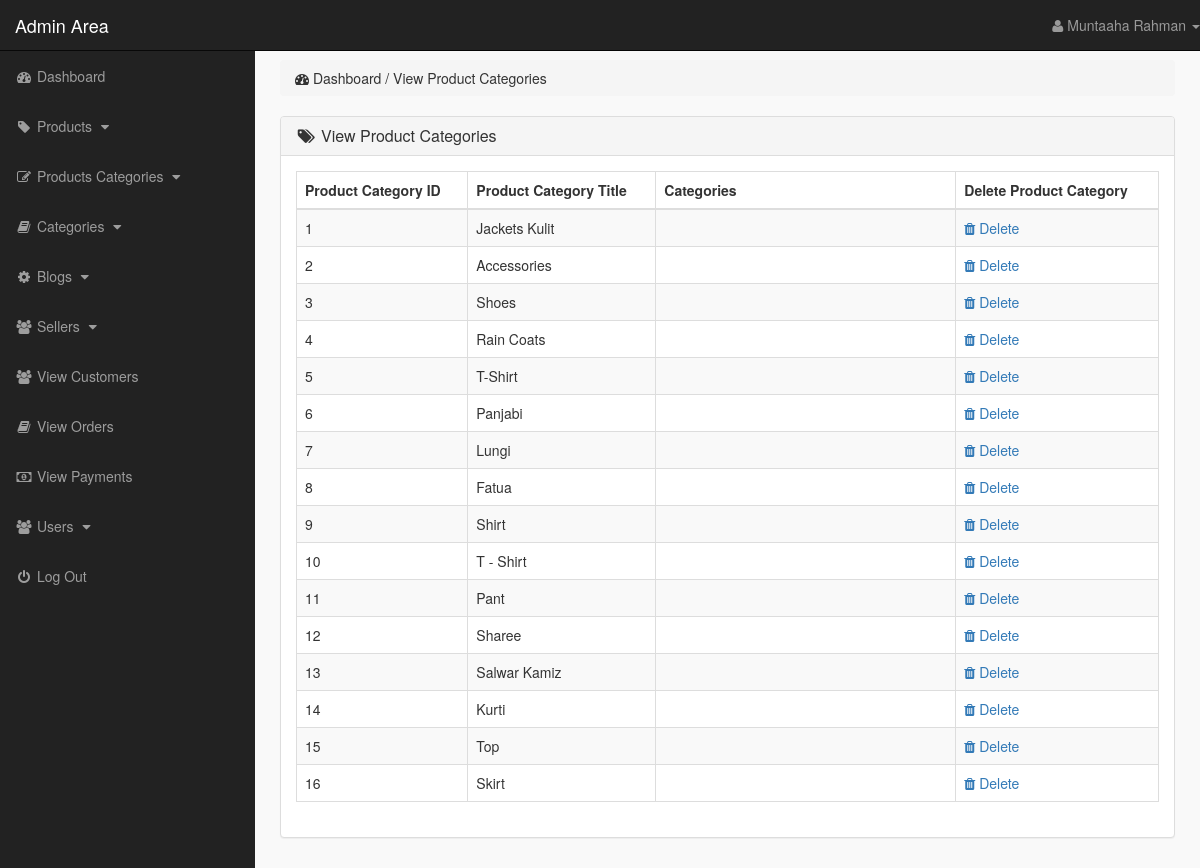
The page /admin_area/index.php?view_p_cats (signed in) on the database as committed earlier.
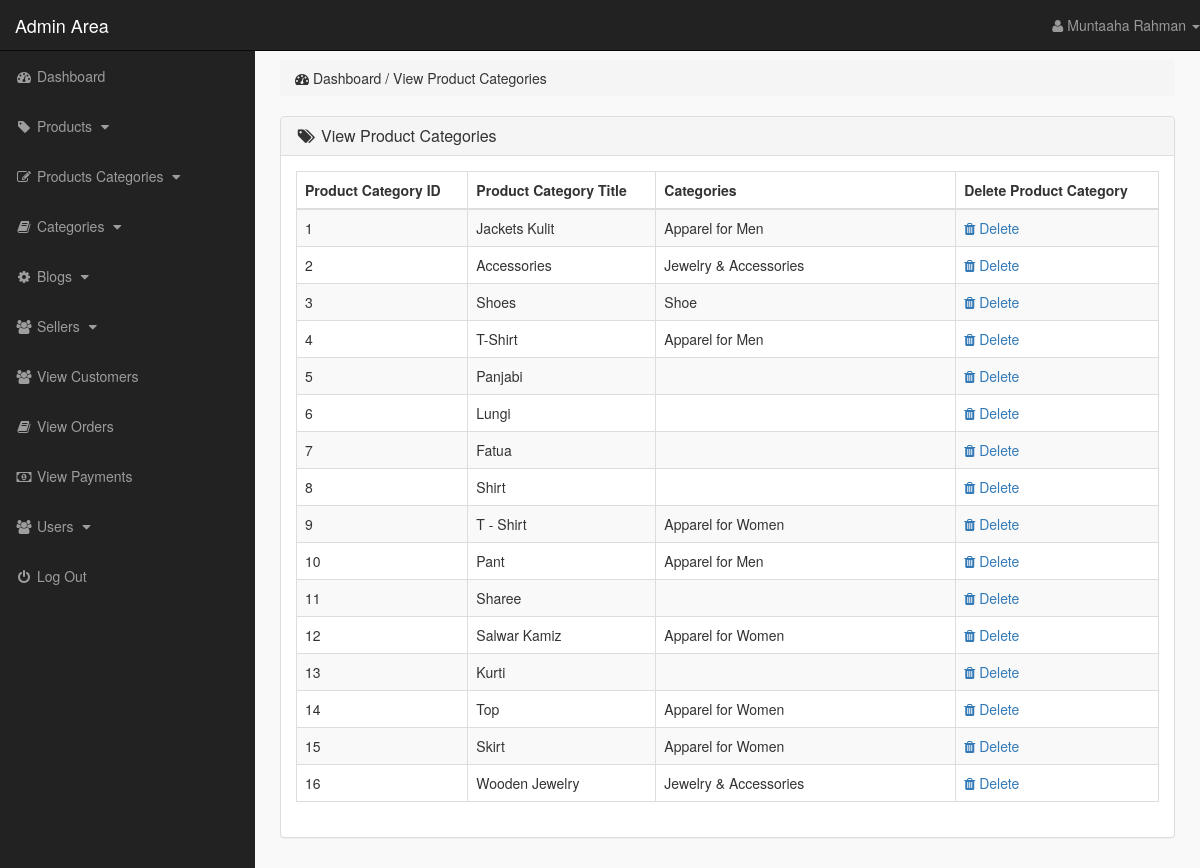
The same page on the database as committed later.
### tables this page shows
CREATE TABLE `product_categories` (
  `p_cat_id` int(10) NOT NULL,
  `p_cat_title` text NOT NULL,
  `categories` varchar(200) NOT NULL,
  `seller` int(111) NOT NULL
);

### admin_area/view_p_cats.php (the view)
<?php
    if(!isset($_SESSION['admin_email'])){
        echo "<script>window.open('login.php','_self')</script>";
    }else{
?>
<div class="row">
    <div class="col-lg-12">
        <ol class="breadcrumb">
            <li>
                <i class="fa fa-dashboard"></i> Dashboard / View Product Categories
            </li>
        </ol>
    </div>
</div>
<div class="row">
    <div class="col-lg-12">
        <div class="panel panel-default">
            <div class="panel-heading">
                <h3 class="panel-title">
                    <i class="fa fa-tags fa-fw"></i> View Product Categories
                </h3>
            </div>
            <div class="panel-body">
                <div class="table-responsive">
                    <table class="table table-hover table-striped table-bordered">
                        <thead>
                            <tr>
                                <th> Product Category ID </th>
                                <th> Product Category Title </th>
                                <th> Categories </th>
                                <th> Delete Product Category </th>
                            </tr>
                        </thead>
                        <tbody>
                            <?php
                                $i=0;
                                $get_p_cats = "select * from product_categories";
                                $run_p_cats = mysqli_query($con,$get_p_cats);
                                while($row_p_cats=mysqli_fetch_array($run_p_cats)){
                                    $p_cat_id = $row_p_cats['p_cat_id'];
                                    $p_cat_title = $row_p_cats['p_cat_title'];
                                    $categories = $row_p_cats['categories'];
                                    $i++;
                            ?>
                            <tr>
                                <td> <?php echo $i; ?> </td>
                                <td> <?php echo $p_cat_title; ?> </td>
                                <td width="300"> <?php echo $categories; ?> </td>
                                <td>
                                    <a href="index.php?delete_p_cat= <?php echo $p_cat_id; ?> ">
                                        <i class="fa fa-trash"></i> Delete
                                    </a>
                                </td>
                            </tr>
                            <?php } ?>
                        </tbody>
                    </table>
                </div>
            </div>
        </div>
    </div>
</div>
<?php } ?>

### admin_area/index.php (shortened to what this page needs)
<?php
    include("includes/db.php");
        $admin_session = $_SESSION['admin_email'];
        $get_admin = "select * from admins where admin_email='$admin_session'";
        $run_admin = mysqli_query($con,$get_admin);
        $row_admin = mysqli_fetch_array($run_admin);
        $admin_name = $row_admin['admin_name'];
?>
<!DOCTYPE html>
<html lang="en">
<head>
    <link rel="stylesheet" href="css/bootstrap-337.min.css">
    <link rel="stylesheet" href="font-awsome/css/font-awesome.min.css">
    <link rel="stylesheet" href="css/style.css">
</head>
<body>
    <div id="wrapper">
       <?php include("includes/sidebar.php"); ?>
        <div id="page-wrapper">
            <div class="container-fluid">
                <?php
                    if(isset($_GET['dashboard'])){
                        include("dashboard.php");
                }   if(isset($_GET['insert_product'])){
                        include("insert_product.php");
                }   if(isset($_GET['view_products'])){
                        include("view_products.php");
                }   if(isset($_GET['delete_product'])){
                        include("delete_product.php");
                }   if(isset($_GET['edit_product'])){
                        include("edit_product.php");
                }   if(isset($_GET['insert_p_cat'])){
                        include("insert_p_cat.php");
                }   if(isset($_GET['view_p_cats'])){
                        include("view_p_cats.php");
                }   if(isset($_GET['delete_p_cat'])){
                        include("delete_p_cat.php");
                }   if(isset($_GET['edit_p_cat'])){
                        include("edit_p_cat.php");
                }   if(isset($_GET['insert_cat'])){
                        include("insert_cat.php");
                }   if(isset($_GET['view_cats'])){
                        include("view_cats.php");
                }   if(isset($_GET['edit_cat'])){
                        include("edit_cat.php");
                }   if(isset($_GET['delete_cat'])){
                        include("delete_cat.php");
                }   if(isset($_GET['insert_slide'])){
                        include("insert_slide.php");
                }   if(isset($_GET['view_slides'])){
                        include("view_slides.php");
                }   if(isset($_GET['delete_slide'])){
                        include("delete_slide.php");
                }   if(isset($_GET['edit_slide'])){
                        include("edit_slide.php");
                }   if(isset($_GET['view_customers'])){
                        include("view_customers.php");
                }   if(isset($_GET['delete_customer'])){
                        include("delete_customer.php");
                }	if(isset($_GET['request_approval'])){
                        include("request_approval.php");
                }	if(isset($_GET['approve_seller'])){
                        include("approve_seller.php");
                }	if(isset($_GET['reject_seller'])){
                        include("reject_seller.php");
                }	if(isset($_GET['view_sellers'])){
                        include("view_sellers.php");
                }   if(isset($_GET['view_orders'])){
                        include("view_orders.php");
                }   if(isset($_GET['delete_order'])){
                        include("delete_order.php");
                }   if(isset($_GET['view_payments'])){
                        include("view_payments.php");
                }   if(isset($_GET['delete_payment'])){
                        include("delete_payment.php");
                }   if(isset($_GET['view_users'])){
                        include("view_users.php");
                }   if(isset($_GET['delete_user'])){
                        include("delete_user.php");
                }   if(isset($_GET['insert_user'])){
                        include("insert_user.php");
                }   if(isset($_GET['user_profile'])){
                        include("user_profile.php");
                }	if(isset($_GET['view_blog'])){
                        include("view_blog.php");
                }   if(isset($_GET['delete_blog'])){
                        include("delete_blog.php");
                }   if(isset($_GET['insert_blog'])){
                        include("insert_blog.php");
                }   if(isset($_GET['update_blog'])){
                        include("update_blog.php");
                }
                ?>
            </div>
        </div>
    </div>
</body>
</html>

### admin_area/includes/sidebar.php (shortened to what this page needs)
<?php
    if(!isset($_SESSION['admin_email'])){
        echo "<script>window.open('login.php','_self')</script>";
    }else{
?>
<nav class="navbar navbar-inverse navbar-fixed-top">
    <div class="navbar-header">
        <a href="index.php?dashboard" class="navbar-brand">Admin Area</a>
    </div>
    <ul class="nav navbar-right top-nav">
        <li class="dropdown">
            <a href="#" class="dropdown-toggle" data-toggle="dropdown">
                <i class="fa fa-user"></i> <?php echo $admin_name;  ?> <b class="caret"></b>
            </a>
        </li>
    </ul>
    <div class="collapse navbar-collapse navbar-ex1-collapse">
        <ul class="nav navbar-nav side-nav">
            <li>
                <a href="index.php?dashboard">
                        <i class="fa fa-fw fa-dashboard"></i> Dashboard
                </a>
            </li>
            <li>
                <a href="#" data-toggle="collapse" data-target="#products">
                        <i class="fa fa-fw fa-tag"></i> Products
                        <i class="fa fa-fw fa-caret-down"></i>
                </a>
            </li>
            <li>
                <a href="#" data-toggle="collapse" data-target="#p_cat">
                        <i class="fa fa-fw fa-edit"></i> Products Categories
                        <i class="fa fa-fw fa-caret-down"></i>
                </a>
            </li>
            <li>
                <a href="#" data-toggle="collapse" data-target="#cat">
                        <i class="fa fa-fw fa-book"></i> Categories
                        <i class="fa fa-fw fa-caret-down"></i>
                </a>
            </li>
			<li>
                <a href="#" data-toggle="collapse" data-target="#blogs">
                        <i class="fa fa-fw fa-gear"></i> Blogs
                        <i class="fa fa-fw fa-caret-down"></i>
                </a>
            </li>
            <li>
			    <a href="#" data-toggle="collapse" data-target="#seller">
                        <i class="fa fa-fw fa-users"></i> Sellers
                        <i class="fa fa-fw fa-caret-down"></i>
                </a>
            </li>
            <li>
                <a href="index.php?view_customers">
                    <i class="fa fa-fw fa-users"></i> View Customers
                </a>
            </li>
            <li>
                <a href="index.php?view_orders">
                    <i class="fa fa-fw fa-book"></i> View Orders
                </a>
            </li>
            <li>
                <a href="index.php?view_payments">
                    <i class="fa fa-fw fa-money"></i> View Payments
                </a>
            </li>
            <li>
                <a href="#" data-toggle="collapse" data-target="#users">
                        <i class="fa fa-fw fa-users"></i> Users
                        <i class="fa fa-fw fa-caret-down"></i>
                </a>
            </li>
            <li>
                <a href="logout.php">
                    <i class="fa fa-fw fa-power-off"></i> Log Out
                </a>
            </li>
        </ul>
    </div>
</nav>
<?php } ?>

### admin_area/css/style.css (style rules this page uses)
body { margin-top: 100px; }
#wrapper { padding-left: 0px; }
#page-wrapper { width: 100%; padding: 0; background-color: #f9f9f9; }
@media (min-width: 768px) { body { margin-top: 50px; } }
@media (min-width: 768px) { #wrapper { padding-left: 255px; } }
@media (min-width: 768px) { #page-wrapper { padding: 10px; } }
.top-nav { 0 15px; }
.top-nav>li { float: left; display: inline-block; }
.top-nav>li>a { color: #999999; line-height: 20px; padding-top: 15px; padding-bottom: 15px; }
@media (min-width: 768px) { .side-nav { position: fixed; top: 51px; bottom: 0; width: 255px; overflow-y: auto; overflow-x: hidden; background-color: #222222; padding-bottom: 40px; border-radius: 0; } }
@media (min-width: 768px) { .side-nav>li>a { width: 255px; } }
.panel-body { border-radius: 5px; }

Rows that differ between the two databases and show on the page:
removed product_categories: p_cat_title "Rain Coats"
changed product_categories "Jackets Kulit": categories (not shown) → "Apparel for Men"
changed product_categories "Accessories": categories (not shown) → "Jewelry & Accessories"
changed product_categories "Shoes": categories (not shown) → "Shoe"
changed product_categories "T-Shirt": categories (not shown) → "Apparel for Men"
changed product_categories "T - Shirt": categories (not shown) → "Apparel for Women"
changed product_categories "Pant": categories (not shown) → "Apparel for Men"
changed product_categories "Salwar Kamiz": categories (not shown) → "Apparel for Women"
changed product_categories "Top": categories (not shown) → "Apparel for Women"
changed product_categories "Skirt": categories (not shown) → "Apparel for Women"
added product_categories: p_cat_title "Wooden Jewelry", categories "Jewelry & Accessories"
